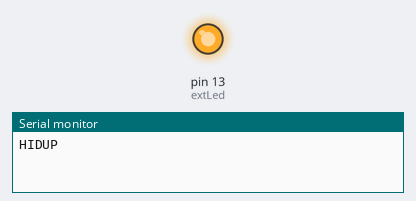
Bench run of a sketch on a simulated Arduino Uno, built with avr-gcc and run on an emulated ATmega328P. On the bench: output pins drawn as LEDs (lit = HIGH), the last lines printed to the serial monitor.

Above: at 0.6 s.
At 5.1 s:
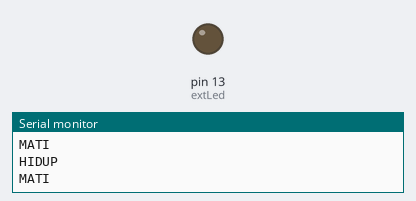
Timing chart, 0 to 7.0 s (numbered marks = the images above):
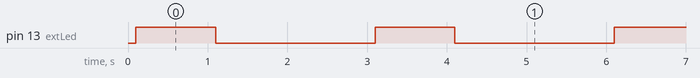

The sketch:

Blink-2-Led.ino
```cpp
/*
 The internal blue LED is connected to GPIO2 / D4
 The internal red LED is connected to GPIO16 / D0
 If use internal led, we cannot user Serial.print() at the same time
*/

int intLed = 16;
int extLed = 13;

void setup() {
  Serial.begin(115200);
  delay(100);
  pinMode(extLed, OUTPUT);
}

void loop() {
  // note that LOW is the voltage level
  // digitalWrite(intLed, LOW);
  Serial.println("HIDUP");
  digitalWrite(extLed, HIGH);
  delay(1000);
  //digitalWrite(intLed, HIGH);
  Serial.println("MATI");
  digitalWrite(extLed, LOW);
  delay(2000);
}
```

Measured:
- by itself, pin 13 (extLed): alternates HIGH for 1.0 s and LOW for 2.0 s
